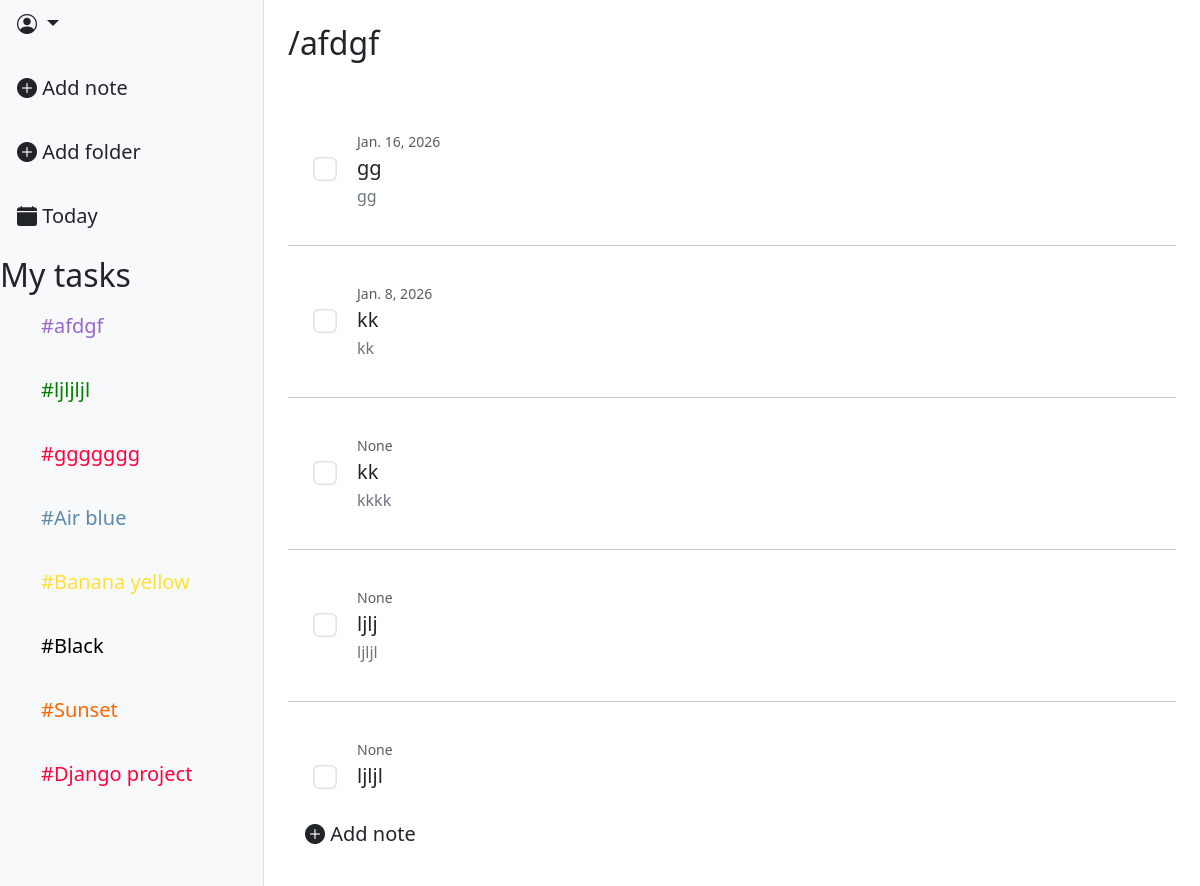
Screenshot of /folder/1/ with the database file from the repository.
### task_app/models.py (models this page shows, shortened)
class Folder(models.Model):
    COLOR_VARIATION = [
        ("#5d8aa8", "Air blue"),
        ("#9966cc", "Amethust"),
        ("#008000", "Apple Green"),
        ("#ff033e", "Red rose"),
        ("#ffe135", "Banana yellow"),
        ("#ff6500", "Sunset"),
        ("#000000", "Black"),
    ]
    color = models.CharField(max_length=30, choices=COLOR_VARIATION, default="Black")
    name = models.CharField(max_length=128)
    created_at = models.DateTimeField(auto_now_add=True)

class Task(models.Model):
    STATUS_CHOICES = [
        ("todo", "To Do"),
        ("in_progress", "In progress"),
        ("done", "Done"),
                ]
    PRIORITY_CHOICES = [
        ("low", "Low"),
        ("medium", "Medium"),
        ("high", "High"),
                ]
    title = models.CharField(max_length=256)
    description = models.CharField(max_length=512)
    status = models.CharField(max_length=20, choices=STATUS_CHOICES, default="todo")
    priority = models.CharField(max_length=20, choices=PRIORITY_CHOICES, default="low")
    due_date = models.DateField(null=True, blank=True)
    creator = models.ForeignKey(User, on_delete=models.CASCADE, related_name="trasks")
    created_at = models.DateTimeField(auto_now_add=True)
    folder = models.ForeignKey(
                Folder,
                on_delete=models.CASCADE,
                related_name="tasks",
                null=True,
                blank=True,
                default=None)

### task_app/views.py (the view)
# urls.py: path('', views.TaskListView.as_view(), name="task_list"),
class TaskListView(ListView):
    model = models.Task
    context_object_name = "tasks"
    template_name = "tasks/task_list.html"
    def get_queryset(self):
        queryset = super().get_queryset()
        folder_id = self.kwargs.get('folder_id')
        if folder_id:
            queryset = queryset.filter(folder_id=folder_id)
        else:
            queryset = queryset.filter(folder__isnull=True)
        status = self.request.GET.get('status')
        priority = self.request.GET.get("priority")
        if status:
            queryset = queryset.filter(status=status)
        else:
           queryset = queryset.exclude(status="done")
        if priority:
            queryset = queryset.filter(priority=priority)
        return queryset.order_by("-due_date", "-created_at")
    def get_context_data(self, **kwargs):
        context = super().get_context_data(**kwargs)
        context["folders"] = Folder.objects.all()
        folder_id = self.kwargs.get('folder_id')
        if folder_id:
            context['current_folder'] = Folder.objects.get(id=folder_id)
        else:
            context['current_folder'] = None
        context["form"] = TaskFilterForm(self.request.GET)
        context["task_form"] = TaskForm()
        context["folder_form"] = FolderForm()
        return context

### task_app/forms.py
class TaskFilterForm(forms.Form):
    PRIORITY_CHOICES = [
        ("low", "Low"),
        ("medium", "Medium"),
        ("high", "High"),
                ]
    priority = forms.ChoiceField(choices=PRIORITY_CHOICES, required=False, label="Priority")
    def __init__(self, *args, **kwargs):
        super(TaskFilterForm, self).__init__(*args, **kwargs)
        self.fields['priority'].widget.attrs.update({"class": "form-select"})

class TaskForm(forms.ModelForm):
    class Meta:
        model = Task
        fields = ["title", "description", "priority", "due_date", "folder"]
        widgets = {
            'due_date': forms.DateInput(attrs={
                "class": "form-control transparent-input",
                "placeholder" : "Date",
                "type": "date"
            })
        }
    def __init__(self, *args, **kwargs):
        current_folder = kwargs.pop('current_folder', None)
        super(TaskForm, self).__init__(*args, **kwargs)
        if current_folder:
            self.fields['folder'].initial = current_folder
        self.fields['title'].widget.attrs.update({
            "class": "form-control noborder-input title-input",
            "placeholder" : "Title"
        })
        self.fields['description'].widget.attrs.update({
            "class": "form-control noborder-input content-input",
            "placeholder" : "Content"
        })
        self.fields['priority'].widget.attrs.update({
            "class": "form-control transparent-input",
            "placeholder" : "Priority"
        })

### templates/tasks/task_list.html (shortened to what this page needs)
{% extends 'base.html' %}
{% load static %}
{% block content %}
{% load custom_tags %}
<div class="d-flex">
    <div class="bg-light border-end" style="width: 22%; min-height: 100vh;">
        <div class="dropdown-center mb-3">
            <button class="btn btn-lg dropdown-toggle" type="button" data-bs-toggle="dropdown" aria-expanded="false">
                <i class="bi bi-person-circle"></i>  {{ user.username }}
            </button>
        </div>
        <div class="d-flex flex-column align-items-start gap-3">
            <a class="btn btn-lg" data-bs-toggle="modal" data-bs-target="#TaskModal">
                <i class="bi bi-plus-circle-fill"></i> Add note
            </a>
            <a class="btn btn-lg" data-bs-toggle="modal" data-bs-target="#FolderModal">
                <i class="bi bi-plus-circle-fill"></i> Add folder
            </a>
            <a class="btn btn-lg" href="{% url 'tasks:task_list' %}">
                <i class="bi bi-calendar-fill"></i> Today
            </a>
            <h2>My tasks</h2>
        </div>
        <div data-simplebar style="max-height: 500px; overflow-x: hidden;">
            <div class="d-flex flex-column align-items-start gap-3 ps-4">
                {% for folder in folders %}
                    <a
                    href="{% url 'tasks:folder-tasks' folder.pk %}"
                    class="btn btn-lg"
                    style="color: {{ folder.color }};"
                    >
                    #{{ folder.name }}</a>
                {% endfor%}
            </div>
        </div>
    </div>
    <div class="flex-grow-1 p-4" >
        {% if current_folder %}
            <h2>/{{ current_folder.name }}</h2>
        {% else %}
            <h2>Today</h2>
        {% endif %}
        <br>
        <ul class="list-group list-group-flush" data-simplebar style="max-height: 700px; overflow-x: hidden;">
            {% for task in tasks %}
                <div class="task-scroling">
                    <li class="list-group-item  border-0 p-1 bg-transparent" style="min-height: 80px;">
                        <div class="task-area d-flex align-items-center p-3">
                            <div class="form-check ms-2" style="z-index: 10;">
                                <input  class="form-check-input task-complete-input"
                                        type="checkbox"
                                        name="checkboxDefault"
                                        id="checkboxTask{{ task.pk }}"
                                        data-url="{% url 'tasks:task-complete' task.pk %}"
                                        style="transform: scale(1.5); cursor: pointer;">
                            </div>
                            <div class="flex-grow-1 p-3">
                                <p class="task-date text-muted mb-1 small">{{ task.due_date }}</p>
                                <h5 class="mb-1">{{ task.title }}</h5>
                                <p class="text-secondary mb-0 text-truncate" style="max-width: 500px;">{{ task.description }}</p>
                            </div>
                        </div>
                    </li>
                </div>
                <hr class="m-0">
            {% empty %}
                <li class="list-group-item text-center py-4 text-muted">
                    <i class="bi bi-clipboard-x" style="font-size: 2rem;"></i>
                    <p class="mb-0">Tasks not found</p>
                </li>
            {% endfor %}
        </ul>
        <div class="list-group-item border-0 pt-3">
            <a class="btn btn-lg" data-bs-toggle="modal" data-bs-target="#TaskModal">
                <i class="bi bi-plus-circle-fill"></i> Add note
            </a>
        </div>
    </div>
    </div>
{% endblock %}

### static/css/modal_style.css (style rules this page uses)
.task-area { border: 1px solid transparent; border-radius: 8px; transition: all 0.3 ease; }
.task-area * { pointer-events: none; }
.task-area .detail_link, .task-area .form-check, .task-area .form-check-input { pointer-events: auto; }

### rows the page displays
Folder: name "afdgf"
Folder: name "ljljljl"
Folder: name "ggggggg"
Folder: name "Air blue"
Folder: name "Banana yellow"
Folder: name "Black"
Folder: name "Sunset"
Folder: name "Django project"
Task: due_date "Jan. 16, 2026", title "gg", description "gg"
Task: due_date "Jan. 8, 2026", title "kk", description "kk"
Task: due_date "None", title "kk", description "kkkk"
Task: due_date "None", title "ljlj", description "ljljl"
Task: due_date "None", title "ljljl"
